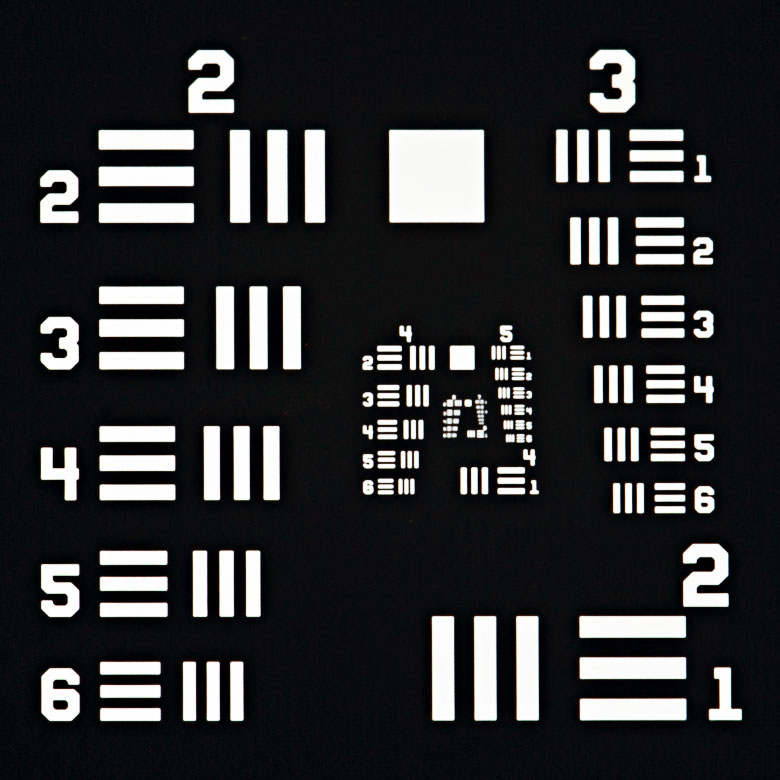
%> input picture resolution.jpg, 780 x 780 px
$ octave speckle_group_simulation.m   (GNU Octave 9; MATLAB toolbox functions it lacks are replaced by stand-ins)
%> lines starting %> are read from the running program, lines starting %| are printed output that depends on the picture; in (x1, y1, x2, y2) boxes, pixels count from 0 and x2, y2 are one past the last pixel; in counts of white or black regions, pixels touching at a corner belong together; the program's own positions count from 1
% Generate simulation data for shifted speckle illumination
% Coded by Li-Hao Yeh 2016.08.13
% Last update 2017.02.22
% Add coherent simulation

clear all;
set(0,'DefaultFigureWindowStyle','docked');


F = @(x) fftshift(fft2(ifftshift(x)));
iF = @(x) fftshift(ifft2(ifftshift(x)));

I = double(imread('resolution.jpg'));

% I = I(:,:,2);
I = padarray(I(129:516,345:732,2),[6,6]);
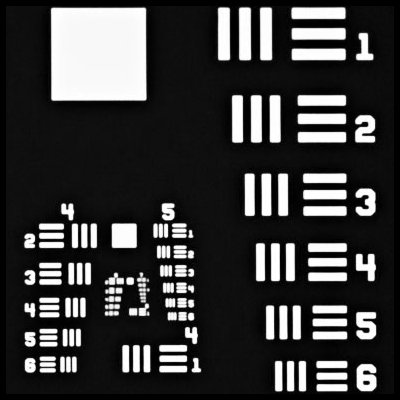
%> I: size 400x400 double; min 0, max 255, mean 60.2
% I = I(323:506,358:541,2);
% I = padarray(I(323:506,358:541,2),[30,30]);

I = I/max(I(:));

amp = (1-I)+0.5;
amp = amp/max(amp(:));
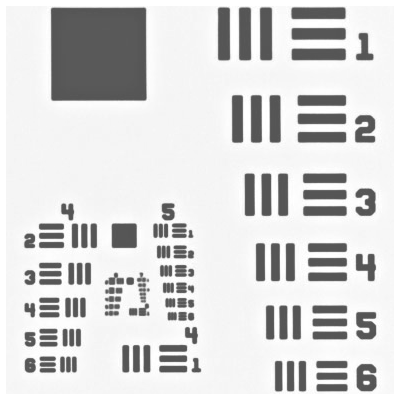
%> amp: size 400x400 double; min 0.333, max 1, mean 0.843
% amp = ones(size(amp));
ph = I;

T_c = amp.*exp(1j*ph);


%% --------Experiment Setup----------

lambda = 0.605; k=2*pi/lambda; % wavelength (micons) and wave number
mag = 40;
pscrop = 6.5/mag; % Pixels size (microns)
NA_obj = 0.1;
NAs = 0.4;

undersamp_factor = 1;
ps = pscrop/undersamp_factor;


[N,M] = size(I);
%> N = 400; M = 400

Ncrop = N/undersamp_factor;
%> Ncrop = 400
Mcrop = M/undersamp_factor;
%> Mcrop = 400

xh = (-M/2:(M/2-1)).*ps; yh = (-N/2:(N/2-1)).*ps;
%> after `xh = (-M/2:(M/2-1)).*ps`: xh = 400 values from -32.5 to 32.34
%> after `yh = (-N/2:(N/2-1)).*ps`: yh = 400 values from -32.5 to 32.34
fx = (-M/2:(M/2-1))./(ps*M); fy = (-N/2:(N/2-1))./(ps*N);
%> after `fx = (-M/2:(M/2-1))./(ps*M)`: fx = 400 values from -3.08 to 3.06
%> after `fy = (-N/2:(N/2-1))./(ps*N)`: fy = 400 values from -3.08 to 3.06
NAx = fx*lambda; NAy = fy*lambda;
[xhh,yhh] = meshgrid(xh,yh);
[fxx,fyy] = meshgrid(fx,fy);
n = xhh./ps;
m = yhh./ps;


%% Star generator
% [10 lines of commented-out code are left out]

%% -------- Propagation kernel --------

xs = (-M*4/2:(M*4/2-1)).*ps; ys = (-N*4/2:(N*4/2-1)).*ps;
fxs = (-M*4/2:(M*4/2-1))./(ps*4*M); fys = (-N*4/2:(N*4/2-1))./(ps*4*N);
NAxs = fxs.*lambda; NAys = fys.*lambda;
[xss,yss] = meshgrid(xs,ys);
[fxxs,fyys] = meshgrid(fxs,fys);
NAxx = fxxs.*lambda;
NAyy = fyys.*lambda;


r_prop=(fxxs.^2+fyys.^2).^(1/2);
Pupil_prop = zeros(N*4,M*4);
Pupil_prop(find(r_prop<NAs/lambda))=1;
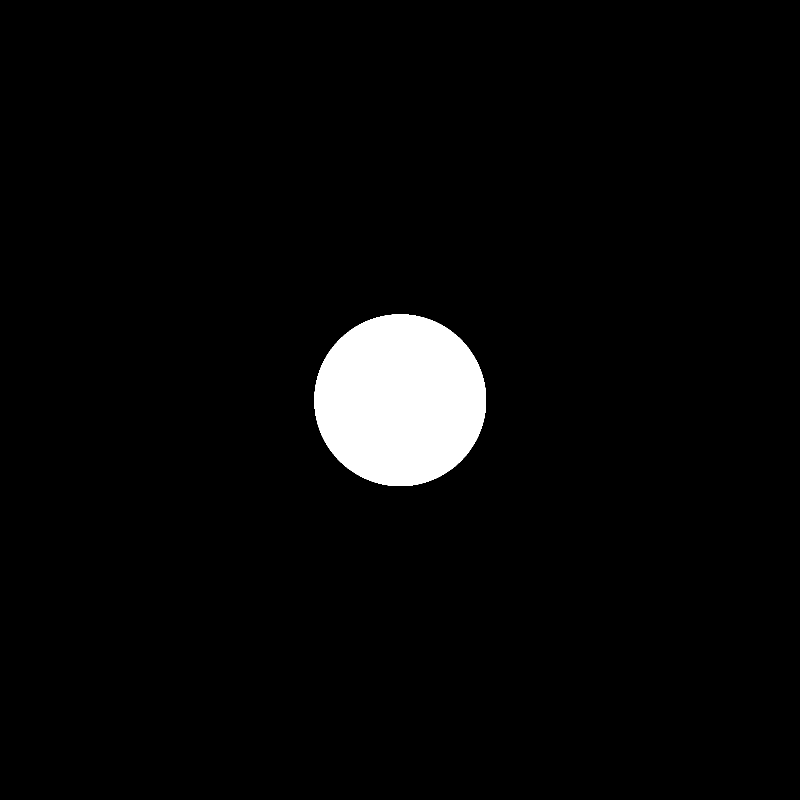
%> Pupil_prop: size 1600x1600 double (shown at 1/2 size); values 0 (black) and 1 (white), 3.6% white; 1 white region, box (x1, y1, x2, y2) and area: (629, 629, 972, 972) 92825


Pupil_2NA = zeros(N*4,M*4);
Pupil_2NA(find(r_prop<2*NAs/lambda))=1;
%> Pupil_2NA: size 1600x1600 double; values 0 (black) and 1 (white), 14.5% white; 1 white region, box (x1, y1, x2, y2) and area: (457, 457, 1144, 1144) 371329

%% Pixel shift in group

N_pattern = 1;

N_shiftx = 25;
N_shifty = 25;

Nimg = N_shiftx*N_shifty*N_pattern;
N_shift = N_shiftx*N_shifty;

% pixel_step = [2;2;2;2;2;2;2;2;2;2];
pixel_step = 2*ones(N_pattern,1);
pixel_shift_stack = zeros(2,N_shift,N_pattern);


for i = 1:N_pattern
    pixel_shiftx = (-(N_shiftx-1)/2:(N_shiftx-1)/2).*pixel_step(i);
    pixel_shifty = (-(N_shifty-1)/2:(N_shifty-1)/2).*pixel_step(i);
%     pixel_shiftx = (-(N_shiftx)/2:(N_shiftx)/2-1).*pixel_step(i);
%     pixel_shifty = (-(N_shifty)/2:(N_shifty)/2-1).*pixel_step(i);
    [pixel_shiftyy,pixel_shiftxx] = meshgrid(pixel_shifty,pixel_shiftx);

    pixel_shift_stack(1,:,i) = pixel_shiftyy(:);
    pixel_shift_stack(2,:,i) = pixel_shiftxx(:);
end

%% Pattern generation with random phase mask

rng(49);

speckle_intensity = zeros(4*N,4*M,N_pattern);
speckle_field = zeros(4*N,4*M,N_pattern);

for i = 1:N_pattern
    random_mapf = exp(1j*rand(4*N,4*M)*100);

    temp = iF(random_mapf.*Pupil_prop);
%     temp = abs(iF(F(temp).*Pupil_2NA));
    speckle_field(:,:,i) = temp/max(abs(temp(:)));
    speckle_intensity(:,:,i) = abs(speckle_field(:,:,i)).^2;
end
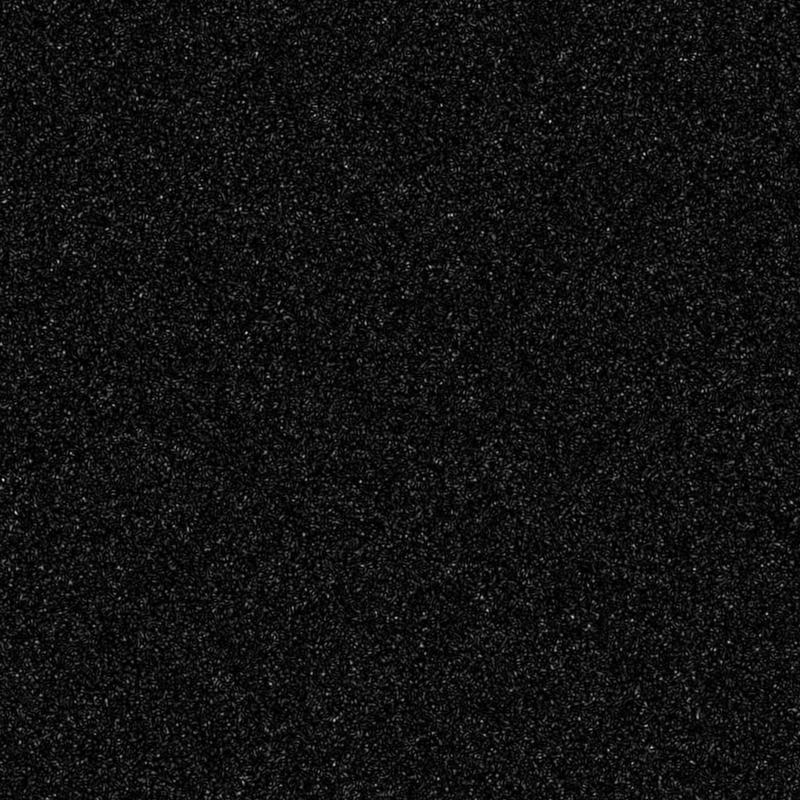
%> speckle_intensity: size 1600x1600 double (shown at 1/2 size); min 1.24e-08, max 1, mean 0.0715

speckle_intensity_crop = speckle_intensity(1.5*N+1:2.5*N,1.5*M+1:2.5*M,1);
speckle_intensity_cropf = F(speckle_intensity_crop);
% speckle_field = rand(4*N,4*N);

figure;imagesc(xh,yh,speckle_intensity_crop); colormap gray;axis square;
%> after `axis square`:
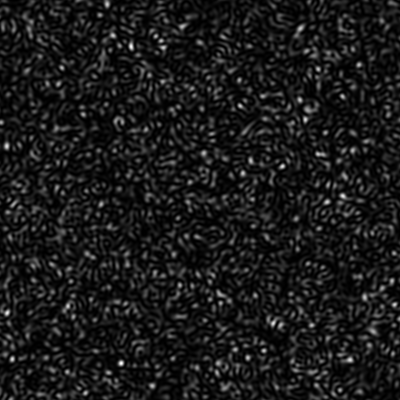
%> displayed picture: size 400x400x3, on the screen's scale of 0 to 255; min 0, max 255, mean 25.5
% % figure;imagesc(NAx,NAy,log10(abs(F(speckle_field_crop))),[1 5]);colormap jet;axis square;
figure;imagesc(NAx,NAy,log10(abs(speckle_intensity_cropf))/max(max(log10(abs(speckle_intensity_cropf)))),[0 1]); colormap jet; axis square;
%> after `axis square`:
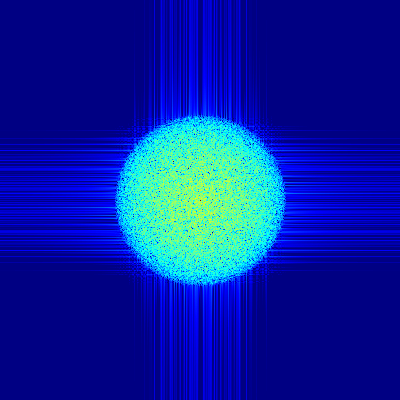
%> displayed picture: size 400x400x3, on the screen's scale of 0 to 255; mean R, G, B 7.9, 33.2, 160.5
hold on;circle(0,0,2*NAs);
%> (this line was passed over: circle is not available in this run)


%% Data generation

Pupil_obj = zeros(N,M);
r_obj=(fxx.^2+fyy.^2).^(1/2);
Pupil_obj(find(r_obj<NA_obj/lambda))=1;
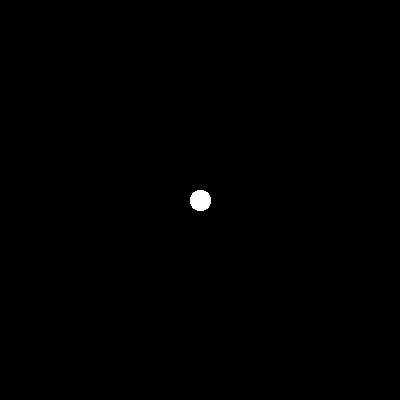
%> Pupil_obj: size 400x400 double; values 0 (black) and 1 (white), 0.22% white; 1 white region, box (x1, y1, x2, y2) and area: (190, 190, 211, 211) 357
T_incoherent = abs(F(abs(iF(Pupil_obj)).^2));
T_incoherent = T_incoherent/max(T_incoherent(:));

speckle_intensity_shift_crop = zeros(N,M,Nimg);
speckle_field_shift_crop = zeros(N,M,Nimg);
I_image = zeros(Ncrop,Mcrop,Nimg);
%> (the run ends here)
